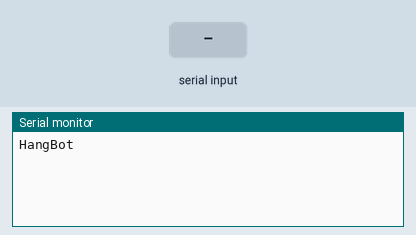
This sketch was run on a simulated Arduino Uno, built with avr-gcc and run on an emulated ATmega328P. Shown: the last lines printed to the serial monitor. The inputs (shaded band) are chosen by the test bench.

Above: at 1.2 s.
1.3 s: "1>" received over Serial
At 3.0 s:
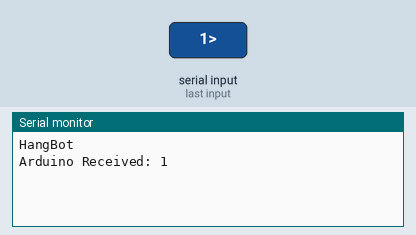
3.8 s: "0>" received over Serial
At 5.2 s:
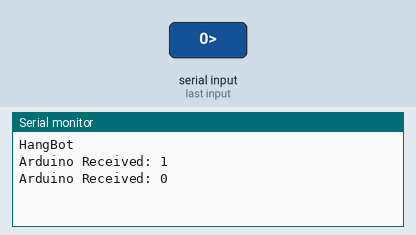
5.3 s: "2>" received over Serial
At 7.3 s:
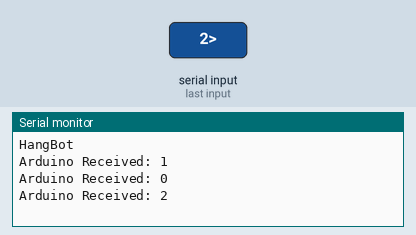

The sketch:

matrix_test.ino.ino
```cpp
#include <Wire.h>

#include "Adafruit_LEDBackpack.h"
String incomingByte = "";
String readString;
String str = "";
String motor_one_value = "";
String motor_two_value = "";


void setup() {
  Serial.begin(9600);
  Serial.println("HangBot");
}

void loop() {
  // serial read section
  while (!Serial.available()) {} // wait for data to arrive

  while (Serial.available())
  {
    delay(50);  //delay to allow buffer to fill
    // Serial is looking for a string like "111.11>22.222" (two values split by '>' character)
    motor_one_value = Serial.readStringUntil('>');
    motor_two_value = Serial.readStringUntil('\n');

    Serial.print("Arduino Received: ");
    Serial.println(motor_one_value);
    Serial.println(motor_two_value);

    //Serial.flush();
  }
}
```

Measured:
- after the input at 1.3 s, the serial monitor: prints a new line after 1.1 s (image 1)
- after the input at 3.8 s, the serial monitor: prints a new line after 1.1 s (image 2)
- after the input at 5.3 s, the serial monitor: prints a new line after 1.1 s (image 3)
